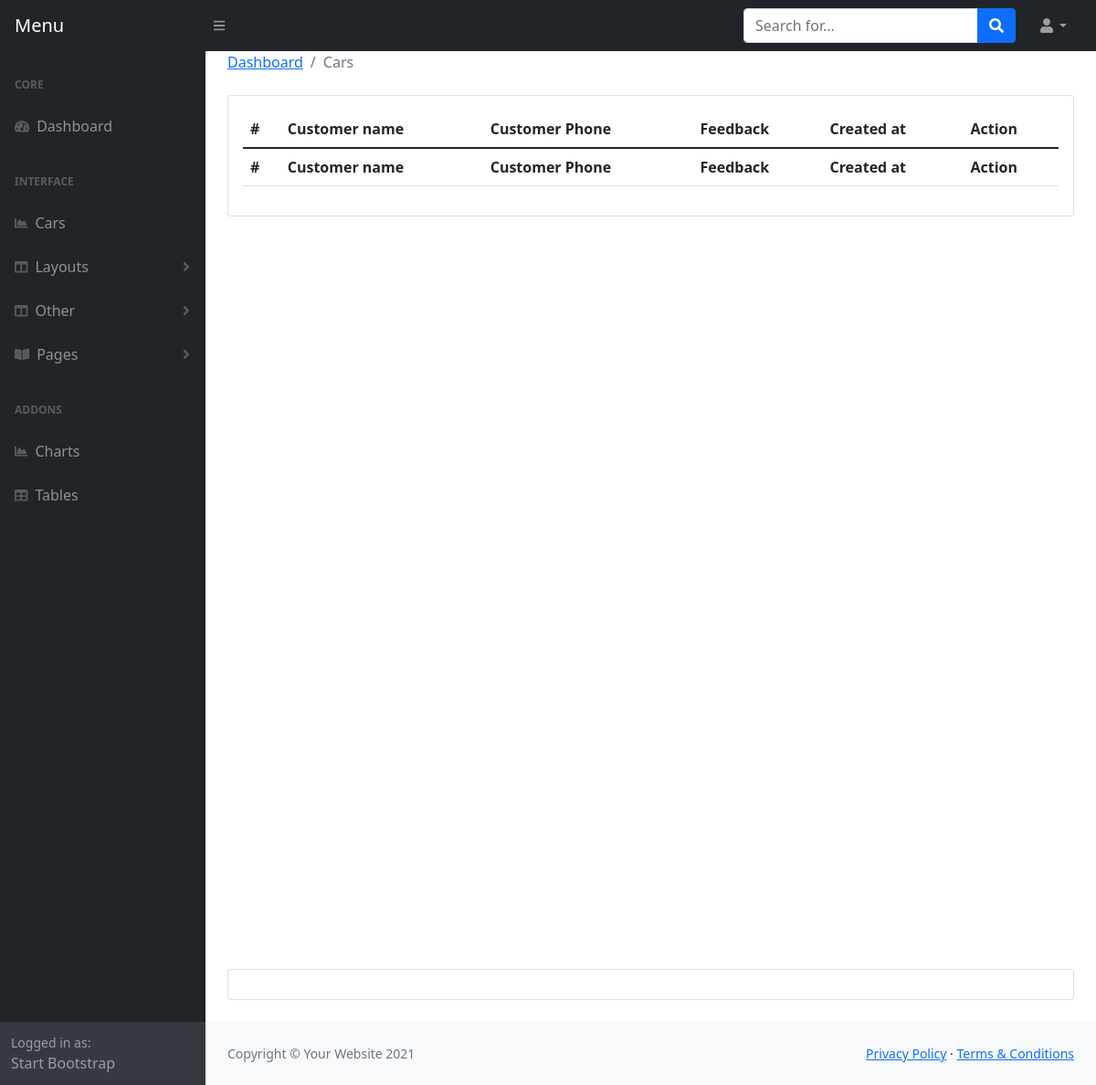
The page /admin/testimonial.php (signed in) on the database as committed earlier.
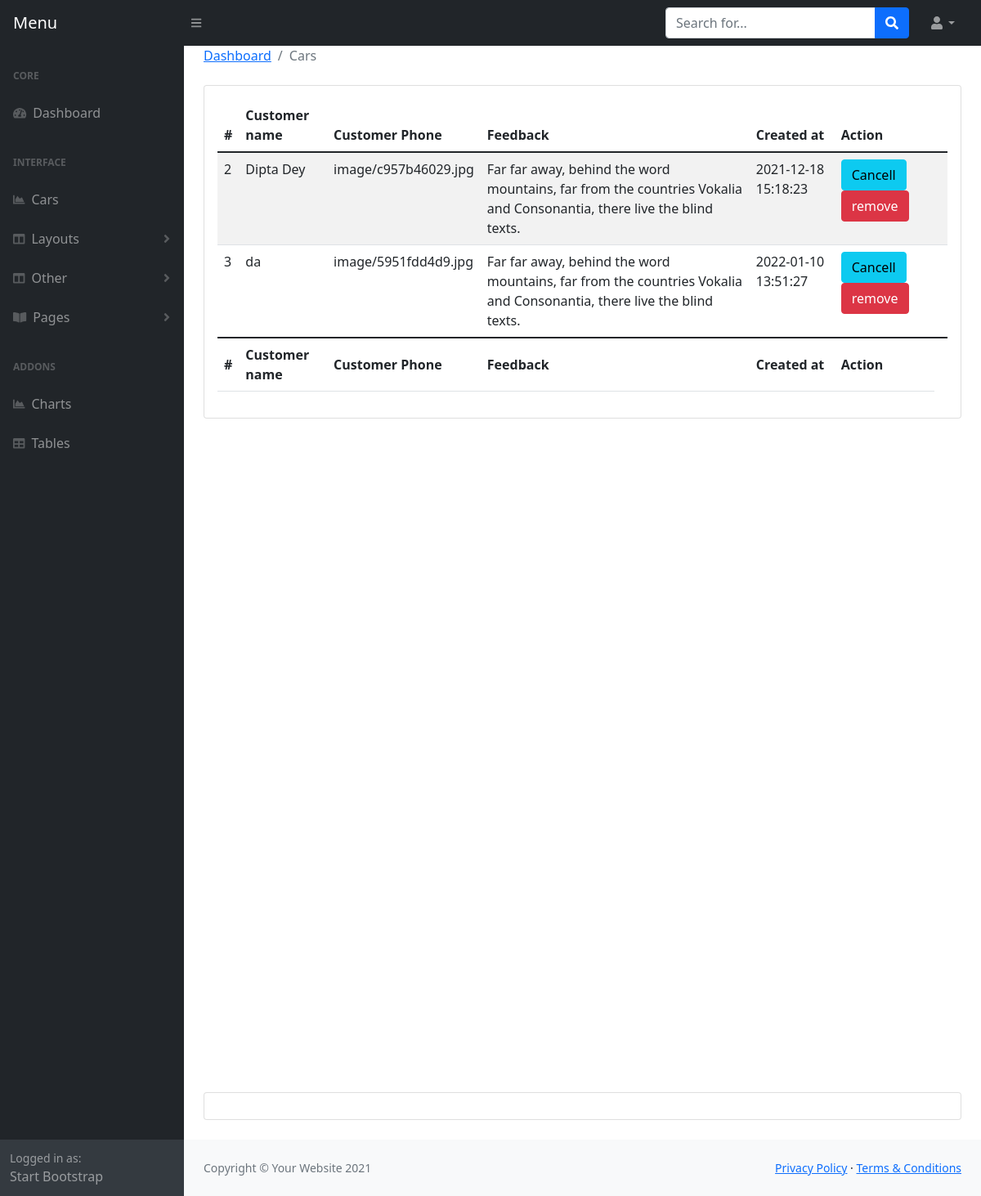
The same page on the database as committed later.
### tables this page shows
CREATE TABLE `testimonials` (
  `t_id` int(11) NOT NULL,
  `customer_id` int(11) NOT NULL,
  `comment` text NOT NULL,
  `status` tinyint(4) NOT NULL,
  `created_at` timestamp NOT NULL DEFAULT current_timestamp()
);

CREATE TABLE `users` (
  `id` int(11) NOT NULL,
  `name` varchar(155) NOT NULL,
  `email` varchar(155) NOT NULL,
  `phone` varchar(100) NOT NULL,
  `address` text NOT NULL,
  `password` varchar(150) NOT NULL,
  `national_id` int(11) NOT NULL,
  `image` varchar(155) NOT NULL,
  `flag` tinyint(4) NOT NULL,
  `created_at` timestamp NOT NULL DEFAULT current_timestamp()
);

### admin/testimonial.php (the view, shortened to what this page needs)
<?php include 'header.php'; ?>
<main>
    <div class="container-fluid px-4">
        <ol class="breadcrumb mb-4">
            <li class="breadcrumb-item"><a href="index.php">Dashboard</a></li>
            <li class="breadcrumb-item active">Cars</li>
        </ol>
        <div class="card mb-4">
            <div class="card-body">
                <table class="table table-striped" id="datatablesSimple">
                    <thead>
                        <tr>
                            <th>#</th>
                            <th>Customer name</th>
                            <th>Customer Phone</th>
                            <th>Feedback</th>
                            <th>Created at</th>
                            <th>Action</th>
                        </tr>
                    </thead>
                    <tfoot>
                        <tr>
                            <th>#</th>
                            <th>Customer name</th>
                            <th>Customer Phone</th>
                            <th>Feedback</th>
                            <th>Created at</th>
                            <th>Action</th>
                        </tr>
                    </tfoot>
                    <tbody>
                        <?php
                        $query = "SELECT * FROM testimonials LEFT JOIN users ON users.id = testimonials.customer_id Order By t_id asc";
                        $result = $con->query($query);
                        if ($result->num_rows > 0) {
                            foreach ($result as $key => $value) {
                        ?>
                                <tr>
                                    <td><?php echo $value['id']; ?></td>
                                    <td><?php echo $value['name']; ?></td>
                                    <td><?php echo $value['image']; ?></td>
                                    <td><?php echo $value['comment']; ?></td>
                                    <td><?php echo $value['created_at']; ?></td>
                                    <td>
                                        <?php
                                        if ($value['status'] == 0) { ?>
                                          <a href="?editid=<?php echo $value['t_id']; ?>" class="btn btn-success">Confirm</a>
                                          <?php } else { ?>
                                            <a href="?editid_one=<?php echo $value['t_id']; ?>" class="btn btn-info">Cancell</a>
                                        <a href="?delid=<?php echo $value['t_id']; ?>" class="btn btn-danger">remove</a>
                                        <?php } ?>
                                    </td>
                                    <td>
                                    </td>
                                </tr>
                        <?php }
                        } ?>
                    </tbody>
                </table>
            </div>
        </div>
        <div style="height: 100vh"></div>
        <div class="card mb-4">
            <div class="card-body"></div>
        </div>
    </div>
</main>
<?php include 'footer.php'; ?>

Rows that differ between the two databases and show on the page:
added testimonials: customer "2", customer.name "Dipta Dey", customer.image "image/c957b46029.jpg", comment "Far far away, behind the word mountains, far from the countries Vokalia and Consonantia, there live the blind texts.", customer.created_at "2021-12-18 15:18:23"
added testimonials: customer "3", customer.name "da", customer.image "image/5951fdd4d9.jpg", comment "Far far away, behind the word mountains, far from the countries Vokalia and Consonantia, there live the blind texts.", customer.created_at "2022-01-10 13:51:27"
